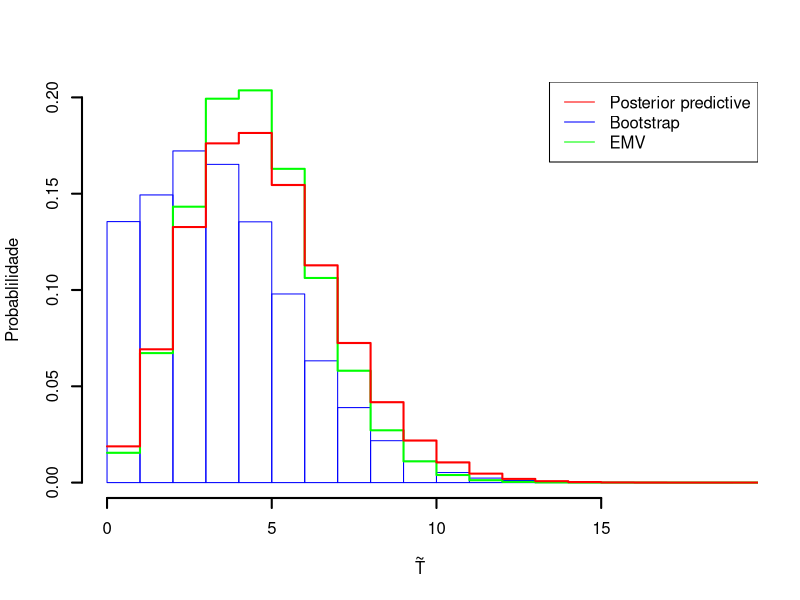

R code for this plot:
library(VGAM)

dados <- c(rep(0, 92), rep(1, 8))
alfa <- 9
beta <- 90

# Posteriori
alfa_n <- alfa + sum(dados)
beta_n <- beta + length(dados) - sum(dados)
dbbinom <- dbetabinom.ab(x = 0:50, size = 50, shape1 = alfa_n, shape2 = beta_n)

# Bootstrap
B <- 100000
Ttil <- numeric(B)
for(i in 1:B){
  theta <- sum(sample(dados, length(dados), replace = T))/length(dados)
  Ttil[i] <- rbinom(1, size = 50, theta)
}

hist(Ttil, col = NULL, border = 'blue', freq = F, ylab = "Probablilidade",
     xlab = expression(tilde(T)), lwd = 2, main = NULL, ylim = c(0,0.2))
lines(0:50, dbinom(x = 0:50, size = 50, sum(dados)/length(dados)), col = "green",
     lwd = 2, main = NULL, type = 's')
lines(0:50, dbbinom, col = 'red', type = 's', lwd = 2)

legend("topright", c("Posterior predictive", "Bootstrap", "EMV"), lwd = 1,
       col = c("red", "blue", "green"))
